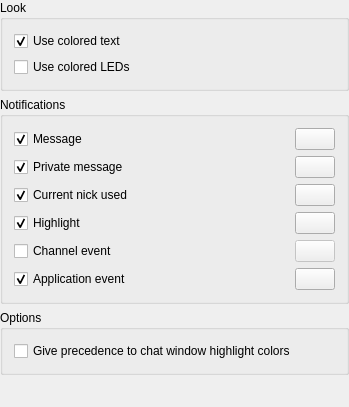
<ui version="4.0" >
 <class>TabNotifications_Config</class>
 <widget class="QWidget" name="TabNotifications_Config" >
  <property name="geometry" >
   <rect>
    <x>0</x>
    <y>0</y>
    <width>349</width>
    <height>407</height>
   </rect>
  </property>
  <layout class="QVBoxLayout" >
   <property name="margin" >
    <number>0</number>
   </property>
   <item>
    <widget class="QGroupBox" name="groupBox4" >
     <property name="title" >
      <string>Look</string>
     </property>
     <layout class="QGridLayout" >
      <item row="0" column="0" >
       <widget class="QCheckBox" name="kcfg_TabNotificationsText" >
        <property name="text" >
         <string>Use colored text</string>
        </property>
        <property name="checked" >
         <bool>true</bool>
        </property>
       </widget>
      </item>
      <item row="1" column="0" >
       <widget class="QCheckBox" name="kcfg_TabNotificationsLeds" >
        <property name="text" >
         <string>Use colored LEDs</string>
        </property>
       </widget>
      </item>
     </layout>
    </widget>
   </item>
   <item>
    <widget class="QGroupBox" name="groupBox5" >
     <property name="title" >
      <string>Notifications</string>
     </property>
     <layout class="QGridLayout" >
      <item row="5" column="0" colspan="3" >
       <widget class="QCheckBox" name="kcfg_TabNotificationsSystem" >
        <property name="whatsThis" >
         <string>Application events occur in Konsole tabs, the DCC Status tab and other application tabs not used directly for chatting.</string>
        </property>
        <property name="text" >
         <string>Application event</string>
        </property>
        <property name="checked" >
         <bool>true</bool>
        </property>
       </widget>
      </item>
      <item row="5" column="3" >
       <spacer name="spacer45_2" >
        <property name="orientation" >
         <enum>Qt::Horizontal</enum>
        </property>
        <property name="sizeType" >
         <enum>QSizePolicy::Expanding</enum>
        </property>
        <property name="sizeHint" stdset="0" >
         <size>
          <width>50</width>
          <height>21</height>
         </size>
        </property>
       </spacer>
      </item>
      <item row="5" column="4" >
       <widget class="KColorButton" name="kcfg_TabNotificationsSystemColor" >
        <property name="text" >
         <string/>
        </property>
       </widget>
      </item>
      <item row="0" column="0" >
       <widget class="QCheckBox" name="kcfg_TabNotificationsMsgs" >
        <property name="text" >
         <string>Message</string>
        </property>
        <property name="checked" >
         <bool>true</bool>
        </property>
       </widget>
      </item>
      <item row="0" column="1" colspan="3" >
       <spacer name="spacer42" >
        <property name="orientation" >
         <enum>Qt::Horizontal</enum>
        </property>
        <property name="sizeType" >
         <enum>QSizePolicy::Expanding</enum>
        </property>
        <property name="sizeHint" stdset="0" >
         <size>
          <width>50</width>
          <height>21</height>
         </size>
        </property>
       </spacer>
      </item>
      <item row="0" column="4" >
       <widget class="KColorButton" name="kcfg_TabNotificationsMsgsColor" >
        <property name="text" >
         <string/>
        </property>
        <property name="defaultColor" >
         <color>
          <red>0</red>
          <green>0</green>
          <blue>0</blue>
         </color>
        </property>
       </widget>
      </item>
      <item row="1" column="3" >
       <spacer name="spacer42_2" >
        <property name="orientation" >
         <enum>Qt::Horizontal</enum>
        </property>
        <property name="sizeType" >
         <enum>QSizePolicy::Expanding</enum>
        </property>
        <property name="sizeHint" stdset="0" >
         <size>
          <width>60</width>
          <height>21</height>
         </size>
        </property>
       </spacer>
      </item>
      <item row="1" column="0" colspan="3" >
       <widget class="QCheckBox" name="kcfg_TabNotificationsPrivate" >
        <property name="text" >
         <string>Private message</string>
        </property>
        <property name="checked" >
         <bool>true</bool>
        </property>
       </widget>
      </item>
      <item row="1" column="4" >
       <widget class="KColorButton" name="kcfg_TabNotificationsPrivateColor" >
        <property name="text" >
         <string/>
        </property>
        <property name="defaultColor" >
         <color>
          <red>0</red>
          <green>0</green>
          <blue>0</blue>
         </color>
        </property>
       </widget>
      </item>
      <item row="2" column="0" colspan="3" >
       <widget class="QCheckBox" name="kcfg_TabNotificationsNick" >
        <property name="text" >
         <string>Current nick used</string>
        </property>
        <property name="checked" >
         <bool>true</bool>
        </property>
       </widget>
      </item>
      <item row="2" column="3" >
       <spacer name="spacer44" >
        <property name="orientation" >
         <enum>Qt::Horizontal</enum>
        </property>
        <property name="sizeType" >
         <enum>QSizePolicy::Expanding</enum>
        </property>
        <property name="sizeHint" stdset="0" >
         <size>
          <width>50</width>
          <height>20</height>
         </size>
        </property>
       </spacer>
      </item>
      <item row="3" column="1" colspan="3" >
       <spacer name="spacer45" >
        <property name="orientation" >
         <enum>Qt::Horizontal</enum>
        </property>
        <property name="sizeType" >
         <enum>QSizePolicy::Expanding</enum>
        </property>
        <property name="sizeHint" stdset="0" >
         <size>
          <width>50</width>
          <height>21</height>
         </size>
        </property>
       </spacer>
      </item>
      <item row="2" column="4" >
       <widget class="KColorButton" name="kcfg_TabNotificationsNickColor" >
        <property name="text" >
         <string/>
        </property>
       </widget>
      </item>
      <item row="3" column="4" >
       <widget class="KColorButton" name="kcfg_TabNotificationsHighlightsColor" >
        <property name="text" >
         <string/>
        </property>
       </widget>
      </item>
      <item row="4" column="0" colspan="2" >
       <widget class="QCheckBox" name="kcfg_TabNotificationsEvents" >
        <property name="whatsThis" >
         <string>Channel events are mode changes or users joining/leaving a channel.</string>
        </property>
        <property name="text" >
         <string>Channel event</string>
        </property>
        <property name="checked" >
         <bool>false</bool>
        </property>
       </widget>
      </item>
      <item row="3" column="0" >
       <widget class="QCheckBox" name="kcfg_TabNotificationsHighlights" >
        <property name="text" >
         <string>Highlight</string>
        </property>
        <property name="checked" >
         <bool>true</bool>
        </property>
       </widget>
      </item>
      <item row="4" column="2" colspan="2" >
       <spacer name="spacer43" >
        <property name="orientation" >
         <enum>Qt::Horizontal</enum>
        </property>
        <property name="sizeType" >
         <enum>QSizePolicy::Expanding</enum>
        </property>
        <property name="sizeHint" stdset="0" >
         <size>
          <width>50</width>
          <height>20</height>
         </size>
        </property>
       </spacer>
      </item>
      <item row="4" column="4" >
       <widget class="KColorButton" name="kcfg_TabNotificationsEventsColor" >
        <property name="enabled" >
         <bool>false</bool>
        </property>
        <property name="text" >
         <string/>
        </property>
       </widget>
      </item>
     </layout>
    </widget>
   </item>
   <item>
    <widget class="QGroupBox" name="groupBox10" >
     <property name="title" >
      <string>Options</string>
     </property>
     <layout class="QGridLayout" >
      <item row="0" column="0" >
       <widget class="QCheckBox" name="kcfg_TabNotificationsOverride" >
        <property name="whatsThis" >
         <string>If you select this, the colors you chose in the Highlights preferences page will override the colors for "Current nick used" and "Highlight".</string>
        </property>
        <property name="text" >
         <string>Give precedence to chat window highlight colors</string>
        </property>
       </widget>
      </item>
     </layout>
    </widget>
   </item>
   <item>
    <spacer name="spacer47" >
     <property name="orientation" >
      <enum>Qt::Vertical</enum>
     </property>
     <property name="sizeType" >
      <enum>QSizePolicy::Expanding</enum>
     </property>
     <property name="sizeHint" stdset="0" >
      <size>
       <width>21</width>
       <height>60</height>
      </size>
     </property>
    </spacer>
   </item>
  </layout>
 </widget>
 <layoutdefault spacing="6" margin="11" />
 <pixmapfunction>qPixmapFromMimeSource</pixmapfunction>
 <customwidgets>
  <customwidget>
   <class>KColorButton</class>
   <extends>QPushButton</extends>
   <header>kcolorbutton.h</header>
  </customwidget>
 </customwidgets>
 <tabstops>
  <tabstop>kcfg_TabNotificationsText</tabstop>
  <tabstop>kcfg_TabNotificationsLeds</tabstop>
  <tabstop>kcfg_TabNotificationsMsgs</tabstop>
  <tabstop>kcfg_TabNotificationsMsgsColor</tabstop>
  <tabstop>kcfg_TabNotificationsPrivate</tabstop>
  <tabstop>kcfg_TabNotificationsPrivateColor</tabstop>
  <tabstop>kcfg_TabNotificationsNick</tabstop>
  <tabstop>kcfg_TabNotificationsNickColor</tabstop>
  <tabstop>kcfg_TabNotificationsHighlights</tabstop>
  <tabstop>kcfg_TabNotificationsHighlightsColor</tabstop>
  <tabstop>kcfg_TabNotificationsEvents</tabstop>
  <tabstop>kcfg_TabNotificationsEventsColor</tabstop>
  <tabstop>kcfg_TabNotificationsSystem</tabstop>
  <tabstop>kcfg_TabNotificationsSystemColor</tabstop>
  <tabstop>kcfg_TabNotificationsOverride</tabstop>
 </tabstops>
 <includes>
  <include location="local" >kcolorbutton.h</include>
  <include location="local" >kcolorbutton.h</include>
  <include location="local" >kcolorbutton.h</include>
  <include location="local" >kcolorbutton.h</include>
  <include location="local" >kcolorbutton.h</include>
  <include location="local" >kcolorbutton.h</include>
 </includes>
 <resources/>
 <connections>
  <connection>
   <sender>kcfg_TabNotificationsMsgs</sender>
   <signal>toggled(bool)</signal>
   <receiver>kcfg_TabNotificationsMsgsColor</receiver>
   <slot>setEnabled(bool)</slot>
   <hints>
    <hint type="sourcelabel" >
     <x>20</x>
     <y>20</y>
    </hint>
    <hint type="destinationlabel" >
     <x>20</x>
     <y>20</y>
    </hint>
   </hints>
  </connection>
  <connection>
   <sender>kcfg_TabNotificationsEvents</sender>
   <signal>toggled(bool)</signal>
   <receiver>kcfg_TabNotificationsEventsColor</receiver>
   <slot>setEnabled(bool)</slot>
   <hints>
    <hint type="sourcelabel" >
     <x>20</x>
     <y>20</y>
    </hint>
    <hint type="destinationlabel" >
     <x>20</x>
     <y>20</y>
    </hint>
   </hints>
  </connection>
  <connection>
   <sender>kcfg_TabNotificationsNick</sender>
   <signal>toggled(bool)</signal>
   <receiver>kcfg_TabNotificationsNickColor</receiver>
   <slot>setEnabled(bool)</slot>
   <hints>
    <hint type="sourcelabel" >
     <x>20</x>
     <y>20</y>
    </hint>
    <hint type="destinationlabel" >
     <x>20</x>
     <y>20</y>
    </hint>
   </hints>
  </connection>
  <connection>
   <sender>kcfg_TabNotificationsHighlights</sender>
   <signal>toggled(bool)</signal>
   <receiver>kcfg_TabNotificationsHighlightsColor</receiver>
   <slot>setEnabled(bool)</slot>
   <hints>
    <hint type="sourcelabel" >
     <x>20</x>
     <y>20</y>
    </hint>
    <hint type="destinationlabel" >
     <x>20</x>
     <y>20</y>
    </hint>
   </hints>
  </connection>
  <connection>
   <sender>kcfg_TabNotificationsSystem</sender>
   <signal>toggled(bool)</signal>
   <receiver>kcfg_TabNotificationsSystemColor</receiver>
   <slot>setEnabled(bool)</slot>
   <hints>
    <hint type="sourcelabel" >
     <x>20</x>
     <y>20</y>
    </hint>
    <hint type="destinationlabel" >
     <x>20</x>
     <y>20</y>
    </hint>
   </hints>
  </connection>
 </connections>
</ui>
